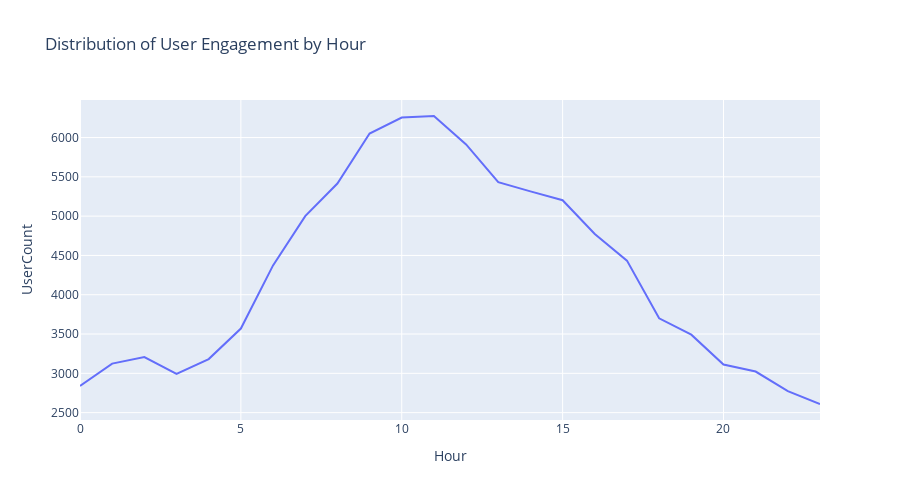

Write notebook code for a chart like this one.
### Markdown cell above
Hours of High Activity on Twitter

### Code cell
# best to use method for integer type columns than object or if not looking for just overall count on the side

hour_count = df.groupby('Hour')['UserID'].count().reset_index() # by grouping by hour, find the total number of occurrances of active users in UserID
hour_count['UserCount']=hour_count['UserID'] # replacing the name of UserID to UserCount to better identify
fig = px.line(hour_count, x='Hour', y='UserCount', title='Distribution of User Engagement by Hour')
fig.update_layout(width=900, height=500)
fig.show()

### Figure 1 — Plotly figure (JSON) as saved in the notebook; plotly's stock layout.template omitted (floating-point values rounded to 4 significant figures)
{"data": [{"hovertemplate": "Hour=%{x}<br>UserCount=%{y}<extra></extra>", "legendgroup": "", "line": {"color": "#636efa", "dash": "solid"}, "marker": {"symbol": "circle"}, "mode": "lines", "name": "", "orientation": "v", "showlegend": false, "type": "scatter", "x": [0, 1, 2, 3, 4, 5, 6, 7, 8, 9, 10, 11, 12, 13, 14, 15, 16, 17, 18, 19, 20, 21, 22, 23], "xaxis": "x", "y": [2839, 3124, 3207, 2993, 3182, 3570, 4373, 5000, 5415, 6051, 6255, 6274, 5912, 5432, 5315, 5202, 4772, 4434, 3700, 3492, 3113, 3023, 2774, 2610], "yaxis": "y"}], "layout": {"height": 500, "legend": {"tracegroupgap": 0}, "title": {"text": "Distribution of User Engagement by Hour"}, "width": 900, "xaxis": {"anchor": "y", "domain": [0, 1], "title": {"text": "Hour"}}, "yaxis": {"anchor": "x", "domain": [0, 1], "title": {"text": "UserCount"}}}}
